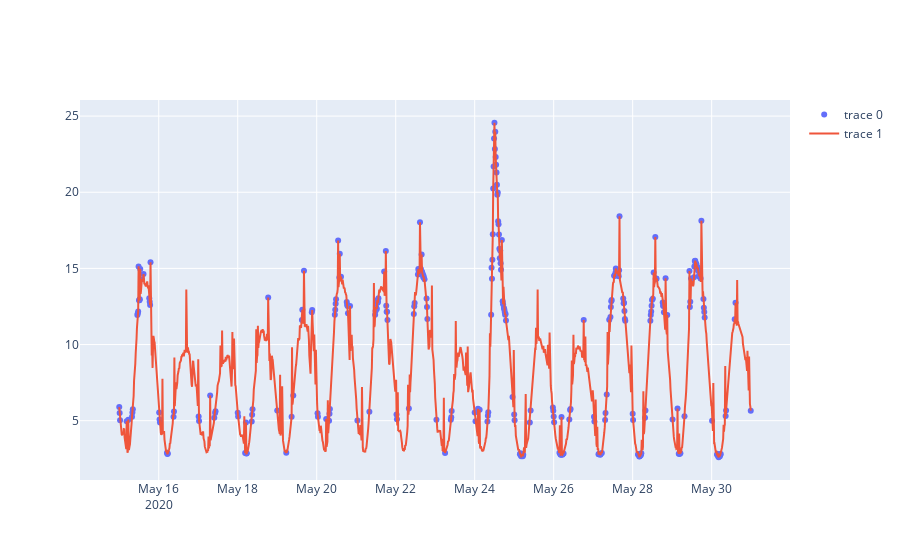

Notebook code cell kept with this figure:
### Code cell
temp_data = resticed_data[resticed_data['SERVER'] == 'CIHAZ_301'].groupby('DATETIME')['CPULOAD'].mean()
x_values = temp_data.index
y_values = temp_data

x_anomaly_values = anomaly_df[anomaly_df.Server=='CIHAZ_301'].DATETIME
y_anomaly_values = anomaly_df[anomaly_df.Server=='CIHAZ_301']['CPULOAD']

trace0 = go.Scatter(
    x = x_anomaly_values,
    y = y_anomaly_values,
    mode = 'markers'
    )#line ekledik

trace1 = go.Scatter(
    x = x_values,
    y = y_values,
    mode = 'lines'
    )

data = [trace0,trace1]
fig = go.Figure(data = data)
fig.show()

### Figure 1 — Plotly figure (JSON) as saved in the notebook; plotly's stock layout.template omitted (floating-point values rounded to 4 significant figures; data arrays with more than 128 entries replaced by an {"elided": "..."} marker saying what was removed)
{"data": [{"mode": "markers", "type": "scatter", "x": {"elided": "307 str values"}, "y": {"elided": "307 float values"}}, {"mode": "lines", "type": "scatter", "x": {"elided": "1534 str values"}, "y": {"elided": "1534 float values"}}], "layout": {}}
